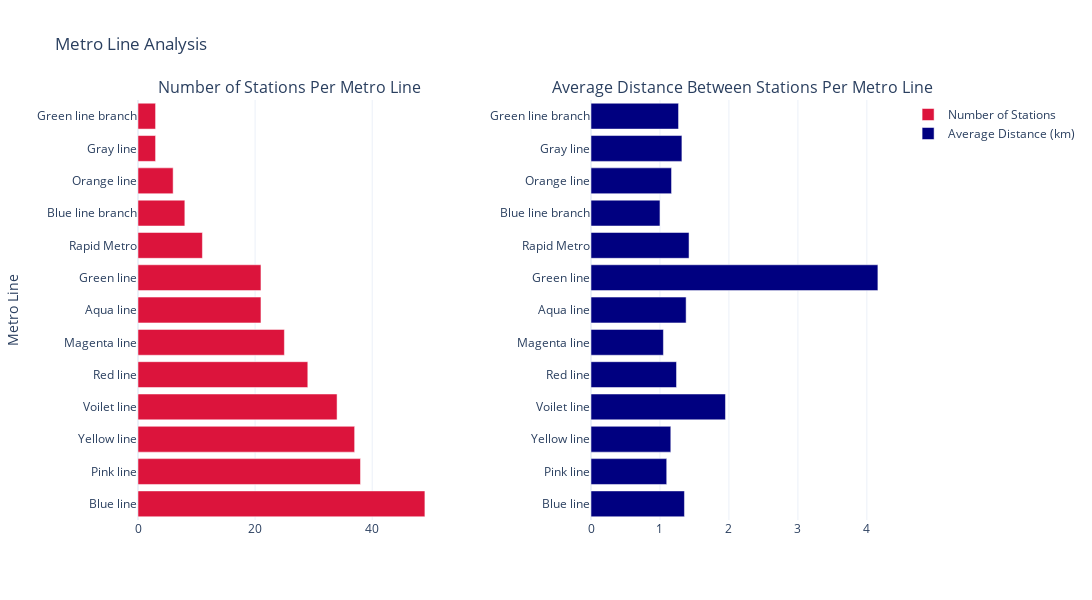

Source (notebook cell):
### Markdown cell above
The table presents a detailed analysis of the Delhi Metro lines, including the number of stations on each line and the average distance between stations.

### Code cell
fig = make_subplots(rows=1, cols=2, subplot_titles=('Number of Stations Per Metro Line',
                                                    'Average Distance Between Stations Per Metro Line'),
                    horizontal_spacing=0.2)

# plot for Number of Stations per Line
fig.add_trace(
    go.Bar(y=line_analysis['Line'], x=line_analysis['Number of Stations'],
           orientation='h', name='Number of Stations', marker_color='crimson'),
    row=1, col=1
)

# plot for Average Distance Between Stations
fig.add_trace(
    go.Bar(y=line_analysis['Line'], x=line_analysis['Average Distance Between Stations (km)'],
           orientation='h', name='Average Distance (km)', marker_color='navy'),
    row=1, col=2
)
fig.update_yaxes(title_text="Metro Line", row=1, col=1)
fig.update_yaxes(title_text="", row=1, col=2)

# update layout
fig.update_layout(height=600, width=1200, title_text="Metro Line Analysis", template="plotly_white")

fig.show()

### Figure 1 — Plotly figure (JSON) as saved in the notebook; plotly's stock layout.template omitted (floating-point values rounded to 4 significant figures)
{"data": [{"marker": {"color": "crimson"}, "name": "Number of Stations", "orientation": "h", "type": "bar", "x": [49, 38, 37, 34, 29, 25, 21, 21, 11, 8, 6, 3, 3], "xaxis": "x", "y": ["Blue line", "Pink line", "Yellow line", "Voilet line", "Red line", "Magenta line", "Aqua line", "Green line", "Rapid Metro", "Blue line branch", "Orange line", "Gray line", "Green line branch"], "yaxis": "y"}, {"marker": {"color": "navy"}, "name": "Average Distance (km)", "orientation": "h", "type": "bar", "x": [1.355, 1.098, 1.157, 1.95, 1.24, 1.05, 1.379, 4.16, 1.422, 1, 1.168, 1.318, 1.269], "xaxis": "x2", "y": ["Blue line", "Pink line", "Yellow line", "Voilet line", "Red line", "Magenta line", "Aqua line", "Green line", "Rapid Metro", "Blue line branch", "Orange line", "Gray line", "Green line branch"], "yaxis": "y2"}], "layout": {"annotations": [{"font": {"size": 16}, "showarrow": false, "text": "Number of Stations Per Metro Line", "x": 0.2, "xanchor": "center", "xref": "paper", "y": 1, "yanchor": "bottom", "yref": "paper"}, {"font": {"size": 16}, "showarrow": false, "text": "Average Distance Between Stations Per Metro Line", "x": 0.8, "xanchor": "center", "xref": "paper", "y": 1, "yanchor": "bottom", "yref": "paper"}], "height": 600, "title": {"text": "Metro Line Analysis"}, "width": 1200, "xaxis": {"anchor": "y", "domain": [0, 0.4]}, "xaxis2": {"anchor": "y2", "domain": [0.6, 1]}, "yaxis": {"anchor": "x", "domain": [0, 1], "title": {"text": "Metro Line"}}, "yaxis2": {"anchor": "x2", "domain": [0, 1], "title": {"text": ""}}}}
